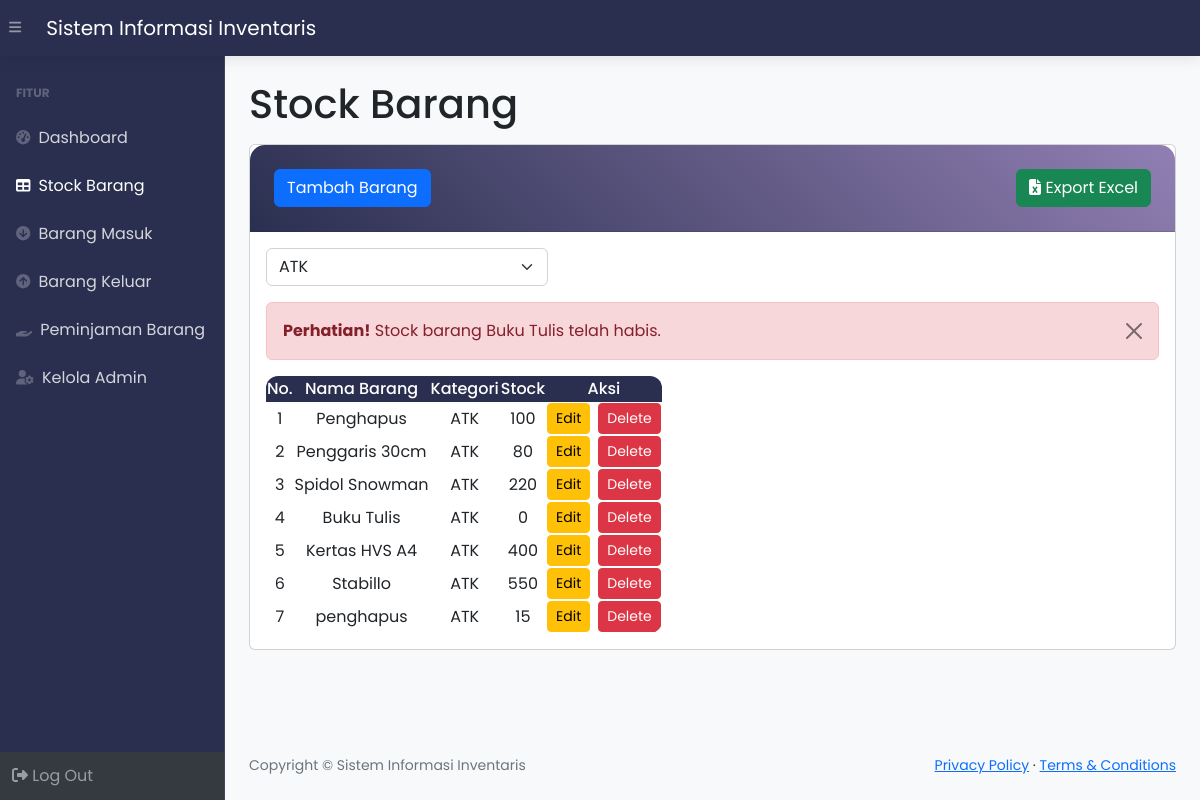
The app's page /stock.php?kategori=ATK (signed in) with its own data.
### tables this page shows
CREATE TABLE `stock` (
  `idbarang` int(11) NOT NULL,
  `namabarang` varchar(25) NOT NULL,
  `kategori` varchar(100) NOT NULL,
  `stock` int(11) NOT NULL
);

### stock.php (the view, shortened to what this page needs)
<?php
require 'function.php';
?>
<!DOCTYPE html>
<html lang="en">
<head>
    <link href="https://cdn.jsdelivr.net/npm/simple-datatables@7.1.2/dist/style.min.css" rel="stylesheet" />
    <link href="css/styles.css" rel="stylesheet" />
</head>
<body class="sb-nav-fixed">
    <nav class="sb-topnav navbar navbar-expand navbar-dark bg-dark">
        <button class="btn btn-link btn-sm order-1 order-lg-0 me-4 me-lg-0" id="sidebarToggle" href="#!"><i class="fas fa-bars"></i></button>
        <a class="navbar-brand ps-3" href="index.php">Sistem Informasi Inventaris</a>
    </nav>
    <div id="layoutSidenav">
        <div id="layoutSidenav_nav">
            <nav class="sb-sidenav accordion sb-sidenav-dark d-flex flex-column" id="sidenavAccordion">
                <div class="sb-sidenav-menu flex-grow-1">
                    <div class="nav">
                        <div class="sb-sidenav-menu-heading">FITUR</div>
                        <a class="nav-link" href="index.php">
                            <div class="sb-nav-link-icon"><i class="fas fa-tachometer-alt"></i></div>
                            Dashboard
                        </a>
                        <a class="nav-link active" href="stock.php">
                            <div class="sb-nav-link-icon"><i class="fas fa-table"></i></div>
                            Stock Barang
                        </a>
                        <a class="nav-link" href="masuk.php">
                            <div class="sb-nav-link-icon"><i class="fas fa-arrow-circle-down"></i></div>
                            Barang Masuk
                        </a>
                        <a class="nav-link" href="keluar.php">
                            <div class="sb-nav-link-icon"><i class="fas fa-arrow-circle-up"></i></div>
                            Barang Keluar
                        </a>
                        <a class="nav-link" href="peminjaman.php">
                            <div class="sb-nav-link-icon"><i class="fas fa-hand-holding"></i></div>
                            Peminjaman Barang
                        </a>
                        <a class="nav-link" href="admin.php">
                            <div class="sb-nav-link-icon"><i class="fas fa-user-cog"></i></div>
                            Kelola Admin
                        </a>
                    </div>
                </div>
                <div class="sb-sidenav-footer">
                    <a class="nav-link" href="logout.php">
                        <i class="fas fa-sign-out-alt"></i> Log Out
                    </a>
                </div>
            </nav>
        </div>
        <div id="layoutSidenav_content">
            <main>
                <div class="container-fluid px-4">
                    <h1 class="mt-4 pb-2">Stock Barang</h1>
                    <div class="card mb-4">
                        <div class="card-header">
                            <button type="button" class="btn btn-primary" data-bs-toggle="modal" data-bs-target="#myModal">
                                Tambah Barang
                            </button>
                            <div class="float-end">
                                <a href="export_excel.php" class="btn btn-success">
                                    <i class="fas fa-file-excel"></i> Export Excel
                                </a>
                            </div>
                        </div>
                        <div class="card-body">
                            <form method="GET" action="">
    <div class="row mb-3">
        <div class="col-md-4">
            <select name="kategori" class="form-select" onchange="this.form.submit()">
                <?php
                $kategori = mysqli_query($conn, "SELECT DISTINCT kategori FROM stock");
                while ($k = mysqli_fetch_array($kategori)) {
                    $selected = (isset($_GET['kategori']) && $_GET['kategori'] == $k['kategori']) ? 'selected' : '';
                    echo "<option value='" . $k['kategori'] . "' $selected>" . $k['kategori'] . "</option>";
                }
                ?>
            </select>
        </div>
    </div>
</form>
                            <?php
                            $ambildatastock = mysqli_query($conn, 'select * from stock where stock < 1');
                            while ($fetch = mysqli_fetch_array($ambildatastock)) {
                                $barang = $fetch['namabarang'];
                            ?>
                                <div class="alert alert-danger alert-dismissible">
                                    <button type="button" class="btn-close" data-bs-dismiss="alert"></button>
                                    <strong>Perhatian!</strong> Stock barang <?= $barang; ?> telah habis.
                                </div>
                            <?php
                            }
                            ?>
                            <table id="datatablesSimple">
                                <thead class="table-dark text-center">
                                    <tr>
                                        <th>No.</th>
                                        <th>Nama Barang</th>
                                        <th>Kategori</th>
                                        <th>Stock</th>
                                        <th>Aksi</th>
                                    </tr>
                                </thead>
                                <tbody class="text-center align-middle">
                                    <?php
                                    if (isset($_GET['kategori']) && $_GET['kategori'] != '') {
    $filter = $_GET['kategori'];
    $ambilsemuadatastock = mysqli_query($conn, "SELECT * FROM stock WHERE kategori='$filter'");
} else {
    $ambilsemuadatastock = mysqli_query($conn, "SELECT * FROM stock");
}
                                    $i = 1;
                                    while ($data = mysqli_fetch_array($ambilsemuadatastock)) {
                                        $namabarang = $data['namabarang'];
                                        $kategori = $data['kategori'];
                                        $stock = $data['stock'];
                                        $idbarang = $data['idbarang'];
                                    ?>
                                        <tr>
                                            <td><?= $i++; ?></td>
                                            <td><?= $namabarang; ?></td>
                                            <td><?= $kategori; ?></td>
                                            <td><?= $stock; ?></td>
                                            <td>
                                                <div class="d-flex justify-content-center gap-2">
                                                    <button class="btn btn-sm btn-warning" data-bs-toggle="modal" data-bs-target="#edit<?= $idbarang; ?>">Edit</button>
                                                    <button class="btn btn-sm btn-danger" data-bs-toggle="modal" data-bs-target="#delete<?= $idbarang; ?>">Delete</button>
                                                </div>
                                            </td>
                                        </tr>
                                    <?php } ?>
                                </tbody>
                            </table>
                        </div>
                    </div>
                </div>
            </main>
            <footer class="py-4 bg-light mt-auto">
                <div class="container-fluid px-4">
                    <div class="d-flex align-items-center justify-content-between small">
                        <div class="text-muted">Copyright &copy; Sistem Informasi Inventaris</div>
                        <div>
                            <a href="#">Privacy Policy</a>
                            &middot;
                            <a href="#">Terms &amp; Conditions</a>
                        </div>
                    </div>
                </div>
            </footer>
        </div>
    </div>
</body>
</html>

### stock.php (style rules this page uses)
:root { --primary: #2A2F4F; --secondary: #917FB3; --accent: #E5BEEC; --light: #FDE2F3; }
body { background: #f8f9fa; font-family: 'Poppins', sans-serif; }
.sb-topnav { background: var(--primary) !important; box-shadow: 0 2px 15px rgba(0, 0, 0, 0.1); }
.sb-sidenav-dark { background: var(--primary); border-right: 1px solid rgba(255, 255, 255, 0.1); }
.sb-sidenav-dark .sb-sidenav-menu .nav-link { color: rgba(255, 255, 255, 0.8); transition: all 0.3s ease; }
.container-fluid, .container { background: transparent !important; }
.card-header { background: linear-gradient(45deg, var(--primary), var(--secondary)); color: white; border-radius: 15px 15px 0 0 !important; padding: 1.5rem; }
#datatablesSimple { border-radius: 12px; overflow: hidden; }
#datatablesSimple th { background: var(--primary); color: white !important; font-weight: 500; }
#datatablesSimple td { vertical-align: middle; }

### records on screen
stock: namabarang "Buku Tulis", kategori "ATK", stock "0"
stock: namabarang "Penghapus", kategori "ATK", stock "100"
stock: namabarang "Penggaris 30cm", kategori "ATK", stock "80"
stock: namabarang "Spidol Snowman", kategori "ATK", stock "220"
stock: namabarang "Kertas HVS A4", kategori "ATK", stock "400"
stock: namabarang "Stabillo", kategori "ATK", stock "550"
stock: namabarang "penghapus", kategori "ATK", stock "15"

### other values on screen
form field kategori "ATK"
